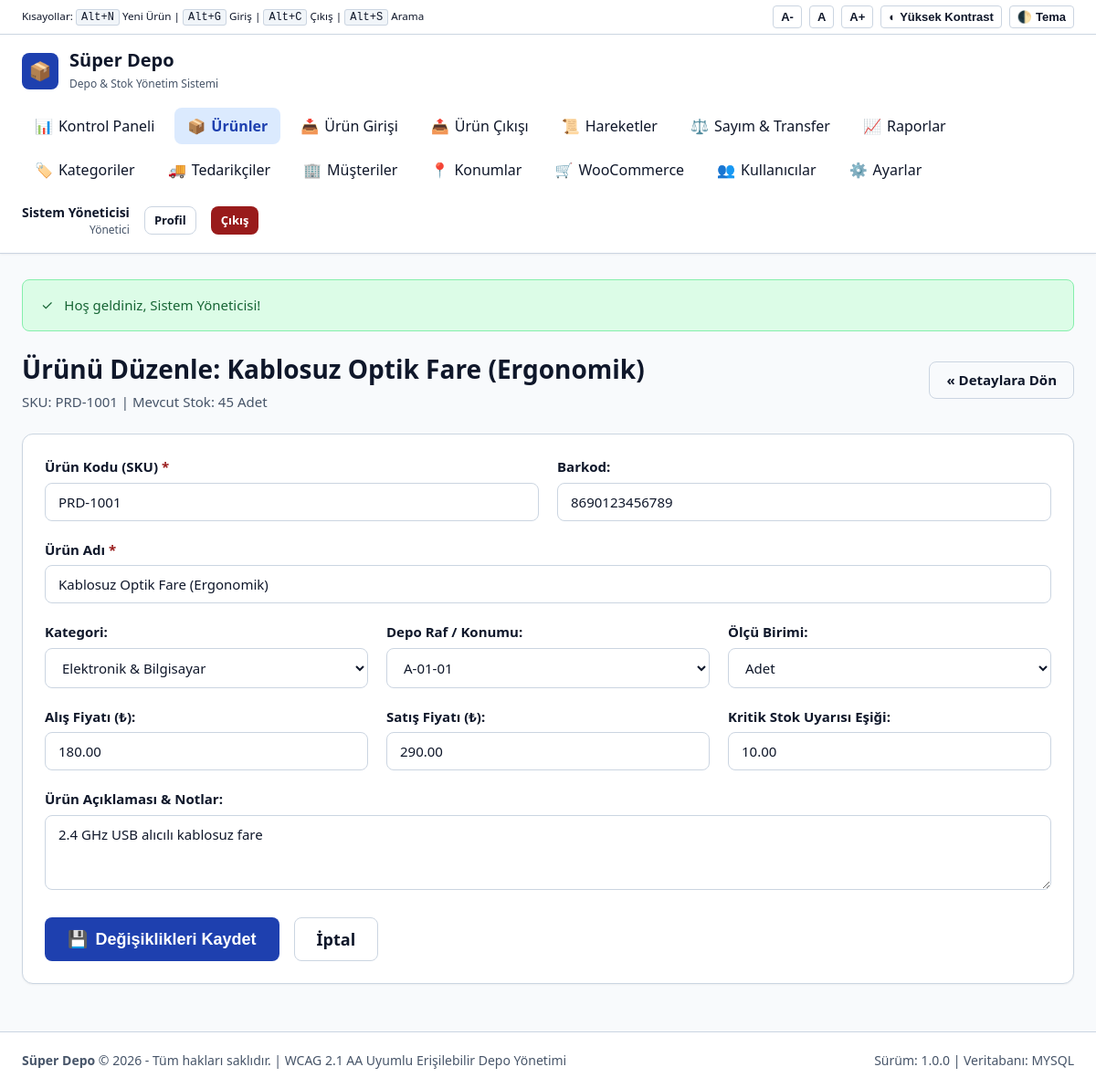
Screenshot of /product-edit.php?id=1 (signed in) with the database file from the repository.
### tables this page shows
CREATE TABLE products (
    id INT AUTO_INCREMENT PRIMARY KEY,
    sku VARCHAR(50) NOT NULL UNIQUE,
    barcode VARCHAR(100) NULL UNIQUE,
    name VARCHAR(200) NOT NULL,
    category_id INT NULL,
    location_id INT NULL,
    unit VARCHAR(30) NOT NULL DEFAULT 'Adet',
    purchase_price DECIMAL(12, 2) NOT NULL DEFAULT 0.00,
    sale_price DECIMAL(12, 2) NOT NULL DEFAULT 0.00,
    stock_quantity DECIMAL(12, 2) NOT NULL DEFAULT 0.00,
    min_stock_level DECIMAL(12, 2) NOT NULL DEFAULT 5.00,
    description TEXT NULL,
    is_active TINYINT(1) NOT NULL DEFAULT 1,
    created_at TIMESTAMP DEFAULT CURRENT_TIMESTAMP,
    updated_at TIMESTAMP DEFAULT CURRENT_TIMESTAMP ON UPDATE CURRENT_TIMESTAMP,
    FOREIGN KEY (category_id) REFERENCES categories(id) ON DELETE SET NULL,
    FOREIGN KEY (location_id) REFERENCES locations(id) ON DELETE SET NULL,
    INDEX idx_products_sku (sku),
    INDEX idx_products_barcode (barcode),
    INDEX idx_products_category (category_id),
    INDEX idx_products_stock (stock_quantity, min_stock_level)
);

CREATE TABLE categories (
    id INT AUTO_INCREMENT PRIMARY KEY,
    name VARCHAR(100) NOT NULL,
    code VARCHAR(50) NULL,
    description TEXT NULL,
    created_at TIMESTAMP DEFAULT CURRENT_TIMESTAMP
);

CREATE TABLE locations (
    id INT AUTO_INCREMENT PRIMARY KEY,
    name VARCHAR(100) NOT NULL,  
    warehouse_name VARCHAR(100) NOT NULL DEFAULT 'Ana Depo',
    code VARCHAR(50) NULL,
    description TEXT NULL,
    created_at TIMESTAMP DEFAULT CURRENT_TIMESTAMP
);

### includes/functions.php (called while the page is built, shortened)
<?php
function e(?string $str): string {
    return htmlspecialchars((string)($str ?? ''), ENT_QUOTES, 'UTF-8');
}
function format_number(float|int|string $number, int $decimals = 2): string {
    $num = (float)$number;
    if (floor($num) == $num) {
        return number_format($num, 0, ',', '.');
    }
    return number_format($num, $decimals, ',', '.');
}

### product-edit.php (the view, shortened to what this page needs)
<?php
require_once __DIR__ . '/includes/header.php';
$db = get_db();
$id = (int)($_GET['id'] ?? 0);
$stmt = $db->prepare('SELECT * FROM products WHERE id = ? AND is_active = 1');
$stmt->execute([$id]);
$product = $stmt->fetch();
$categories = $db->query('SELECT id, name FROM categories ORDER BY name ASC')->fetchAll();
$locations = $db->query('SELECT id, name FROM locations ORDER BY name ASC')->fetchAll();
?>
<div class="page-header">
    <div>
        <h1 class="page-title">Ürünü Düzenle: <?= e($product['name']) ?></h1>
        <p class="page-subtitle">SKU: <?= e($product['sku']) ?> | Mevcut Stok: <?= format_number($product['stock_quantity']) ?> <?= e($product['unit']) ?></p>
    </div>
    <div class="page-actions">
        <a href="product-view.php?id=<?= $id ?>" class="btn btn-outline">&laquo; Detaylara Dön</a>
    </div>
</div>
<div class="card">
    <form action="product-edit.php?id=<?= $id ?>" method="POST" novalidate>
        <div class="form-row">
            <div class="form-group">
                <label for="sku" class="form-label">
                    Ürün Kodu (SKU) <span class="form-required" aria-hidden="true">*</span>
                </label>
                <input type="text" id="sku" name="sku" class="form-control"
                       value="<?= e($_POST['sku'] ?? $product['sku']) ?>" required aria-required="true">
            </div>
            <div class="form-group">
                <label for="barcode" class="form-label">Barkod:</label>
                <input type="text" id="barcode" name="barcode" class="form-control"
                       value="<?= e($_POST['barcode'] ?? $product['barcode']) ?>">
            </div>
        </div>
        <div class="form-group">
            <label for="name" class="form-label">
                Ürün Adı <span class="form-required" aria-hidden="true">*</span>
            </label>
            <input type="text" id="name" name="name" class="form-control"
                   value="<?= e($_POST['name'] ?? $product['name']) ?>" required aria-required="true">
        </div>
        <div class="form-row">
            <div class="form-group">
                <label for="category_id" class="form-label">Kategori:</label>
                <select id="category_id" name="category_id" class="form-control">
                    <?php
                    $cur_cat = (int)($_POST['category_id'] ?? $product['category_id']);
                    foreach ($categories as $cat):
                    ?>
                        <option value="<?= (int)$cat['id'] ?>" <?= $cur_cat === (int)$cat['id'] ? 'selected' : '' ?>>
                            <?= e($cat['name']) ?>
                        </option>
                    <?php endforeach; ?>
                </select>
            </div>
            <div class="form-group">
                <label for="location_id" class="form-label">Depo Raf / Konumu:</label>
                <select id="location_id" name="location_id" class="form-control">
                    <?php
                    $cur_loc = (int)($_POST['location_id'] ?? $product['location_id']);
                    foreach ($locations as $loc):
                    ?>
                        <option value="<?= (int)$loc['id'] ?>" <?= $cur_loc === (int)$loc['id'] ? 'selected' : '' ?>>
                            <?= e($loc['name']) ?>
                        </option>
                    <?php endforeach; ?>
                </select>
            </div>
            <div class="form-group">
                <label for="unit" class="form-label">Ölçü Birimi:</label>
                <select id="unit" name="unit" class="form-control">
                    <?php
                    $units = ['Adet', 'Kg', 'Koli', 'Paket', 'Kutu', 'Litre', 'Metre', 'Rulo', 'Set'];
                    $selected_unit = $_POST['unit'] ?? $product['unit'];
                    foreach ($units as $u):
                    ?>
                        <option value="<?= e($u) ?>" <?= $selected_unit === $u ? 'selected' : '' ?>><?= e($u) ?></option>
                    <?php endforeach; ?>
                </select>
            </div>
        </div>
        <div class="form-row">
            <div class="form-group">
                <label for="purchase_price" class="form-label">Alış Fiyatı (₺):</label>
                <input type="number" step="0.01" min="0" id="purchase_price" name="purchase_price" class="form-control"
                       value="<?= e($_POST['purchase_price'] ?? $product['purchase_price']) ?>">
            </div>
            <div class="form-group">
                <label for="sale_price" class="form-label">Satış Fiyatı (₺):</label>
                <input type="number" step="0.01" min="0" id="sale_price" name="sale_price" class="form-control"
                       value="<?= e($_POST['sale_price'] ?? $product['sale_price']) ?>">
            </div>
            <div class="form-group">
                <label for="min_stock_level" class="form-label">Kritik Stok Uyarısı Eşiği:</label>
                <input type="number" step="0.01" min="0" id="min_stock_level" name="min_stock_level" class="form-control"
                       value="<?= e($_POST['min_stock_level'] ?? $product['min_stock_level']) ?>">
            </div>
        </div>
        <div class="form-group">
            <label for="description" class="form-label">Ürün Açıklaması & Notlar:</label>
            <textarea id="description" name="description" class="form-control" rows="3"><?= e($_POST['description'] ?? $product['description']) ?></textarea>
        </div>
        <div style="display: flex; gap: 1rem; margin-top: 1.5rem;">
            <button type="submit" class="btn btn-primary btn-lg">
                <span aria-hidden="true">💾</span> Değişiklikleri Kaydet
            </button>
            <a href="product-view.php?id=<?= $id ?>" class="btn btn-outline btn-lg">İptal</a>
        </div>
    </form>
</div>
<?php require_once __DIR__ . '/includes/footer.php'; ?>

### assets/css/style.css (style rules this page uses)
:root { --font-base: system-ui, -apple-system, BlinkMacSystemFont, 'Segoe UI', Roboto, Helvetica, Arial, sans-serif; --font-size-base: 1rem; --line-height: 1.5; --color-bg: #f8fafc; --color-surface: #ffffff; --color-surface-hover: #f1f5f9; --color-border: #cbd5e1; --color-border-focus: #0f172a; --color-text: #0f172a; --color-text-muted: #475569; --color-text-light: #ffffff; --color-primary: #1e40af; --color-primary-hover: #1e3a8a; --color-primary-light: #dbeafe; --color-success: #166534; --color-success-bg: #dcfce7; --color-success-border: #86efac; --color-warning: #92400e; --color-warning-bg: #fef3c7; --color-warning-border: #fcd34d; --color-danger: #991b1b; --color-danger-bg: #fee2e2; --color-danger-border: #fca5a5; --color-info: #075985; --color-info-bg: #e0f2fe; --color-info-border: #7dd3fc; --focus-ring: 3px solid #2563eb; --focus-offset: 2px; --radius-sm: 4px; --radius-md: 8px; --radius-lg: 12px; --shadow-sm: 0 1px 2px 0 rgb(0 0 0 / 0.05); --shadow-md: 0 4px 6px -1px rgb(0 0 0 / 0.1), 0 2px 4px -2px rgb(0 0 0 / 0.1); --shadow-lg: 0 10px 15px -3px rgb(0 0 0 / 0.1); }
*, *::before, *::after { box-sizing: border-box; margin: 0; padding: 0; }
html { font-size: var(--font-size-base); scroll-behavior: smooth; }
body { font-family: var(--font-base); line-height: var(--line-height); color: var(--color-text); background-color: var(--color-bg); min-height: 100vh; display: flex; flex-direction: column; }
.page-header { display: flex; justify-content: space-between; align-items: center; flex-wrap: wrap; gap: 1rem; margin-bottom: 1.5rem; }
.page-title { font-size: 1.75rem; font-weight: 700; color: var(--color-text); }
.page-subtitle { color: var(--color-text-muted); font-size: 0.9375rem; margin-top: 0.25rem; }
.page-actions { display: flex; gap: 0.75rem; flex-wrap: wrap; }
.card { background-color: var(--color-surface); border: 1px solid var(--color-border); border-radius: var(--radius-lg); box-shadow: var(--shadow-sm); padding: 1.5rem; margin-bottom: 1.5rem; }
.btn { display: inline-flex; align-items: center; justify-content: center; gap: 0.5rem; padding: 0.625rem 1.125rem; font-size: 0.9375rem; font-weight: 600; border-radius: var(--radius-md); border: 1px solid transparent; cursor: pointer; text-decoration: none; transition: all 0.15s ease; line-height: 1.25; }
.btn-primary { background-color: var(--color-primary); color: #ffffff; }
.btn-outline { background-color: transparent; border-color: var(--color-border); color: var(--color-text); }
.btn-lg { padding: 0.75rem 1.5rem; font-size: 1.125rem; }
.form-group { margin-bottom: 1.25rem; }
.form-label { display: block; font-weight: 600; font-size: 0.9375rem; margin-bottom: 0.375rem; color: var(--color-text); }
.form-required { color: var(--color-danger); font-weight: bold; }
.form-control { width: 100%; padding: 0.625rem 0.875rem; font-size: 0.9375rem; font-family: inherit; color: var(--color-text); background-color: var(--color-surface); border: 1px solid var(--color-border); border-radius: var(--radius-md); transition: border-color 0.15s ease; }
.form-row { display: grid; grid-template-columns: repeat(auto-fit, minmax(220px, 1fr)); gap: 1.25rem; }

### rows the page displays
products: name "Kablosuz Optik Fare (Ergonomik)", sku "PRD-1001", stock_quantity "45", unit "Adet", barcode "8690123456789", category_id "Elektronik & Bilgisayar", location_id "A-01-01", purchase_price "180.00", sale_price "290.00", min_stock_level "10.00", description "2.4 GHz USB alıcılı kablosuz fare"

### other values shown
APP_NAME "Süper Depo"
$user['full_name'] "Sistem Yöneticisi"
$flash['message'] "Hoş geldiniz, Sistem Yöneticisi!"
APP_VERSION "1.0.0"
DB_DRIVER "MYSQL"
form field unit "Adet"
